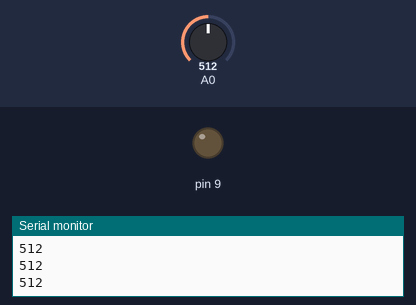
Bench run of a sketch on a simulated Arduino Uno, built with avr-gcc and run on an emulated ATmega328P. Parts: output pins drawn as LEDs (lit = HIGH), the last lines printed to the serial monitor. Inputs (shaded band) come from the test bench; at power-on: A0 = 512.

Above: at 1.2 s.
1.3 s: A0 set to 491
At 1.8 s:
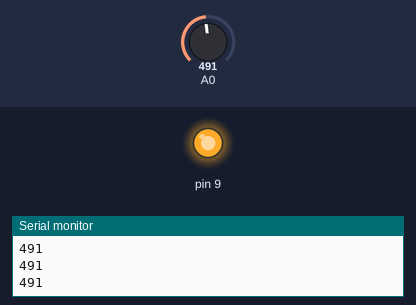
2.8 s: A0 set to 510
At 4.0 s:
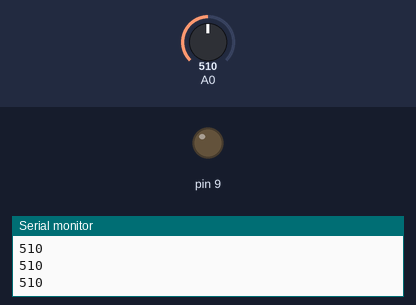
4.3 s: A0 set to 490
At 5.3 s:
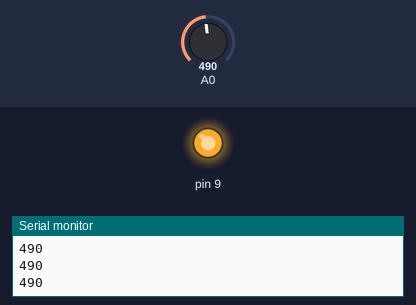
Timing chart, 0 to 7.3 s (numbered marks = the images above; inputs shaded):
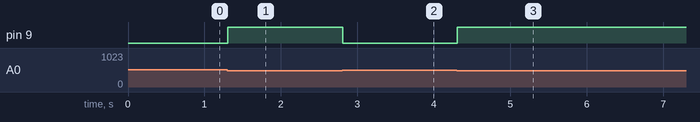

Measured:
- the behaviour switches between 500 and 499 on A0 (found by bisection; images 0 and 1)
- after the input at 1.3 s, pin 9: LOW → HIGH at once
- after the input at 2.8 s, pin 9: HIGH → LOW at once
- after the input at 4.3 s, pin 9: LOW → HIGH at once

The sketch:

projeto_ldr_lampada.ino
```cpp
void setup(){
  pinMode(A0, INPUT);
  Serial.begin(4600);
  pinMode(9, OUTPUT);
}
void loop(){
    Serial.println(analogRead(A0));
    if(analogRead(A0)<500){
      digitalWrite(9, HIGH);
    }else{
      digitalWrite(9, LOW);
  }
}
```
